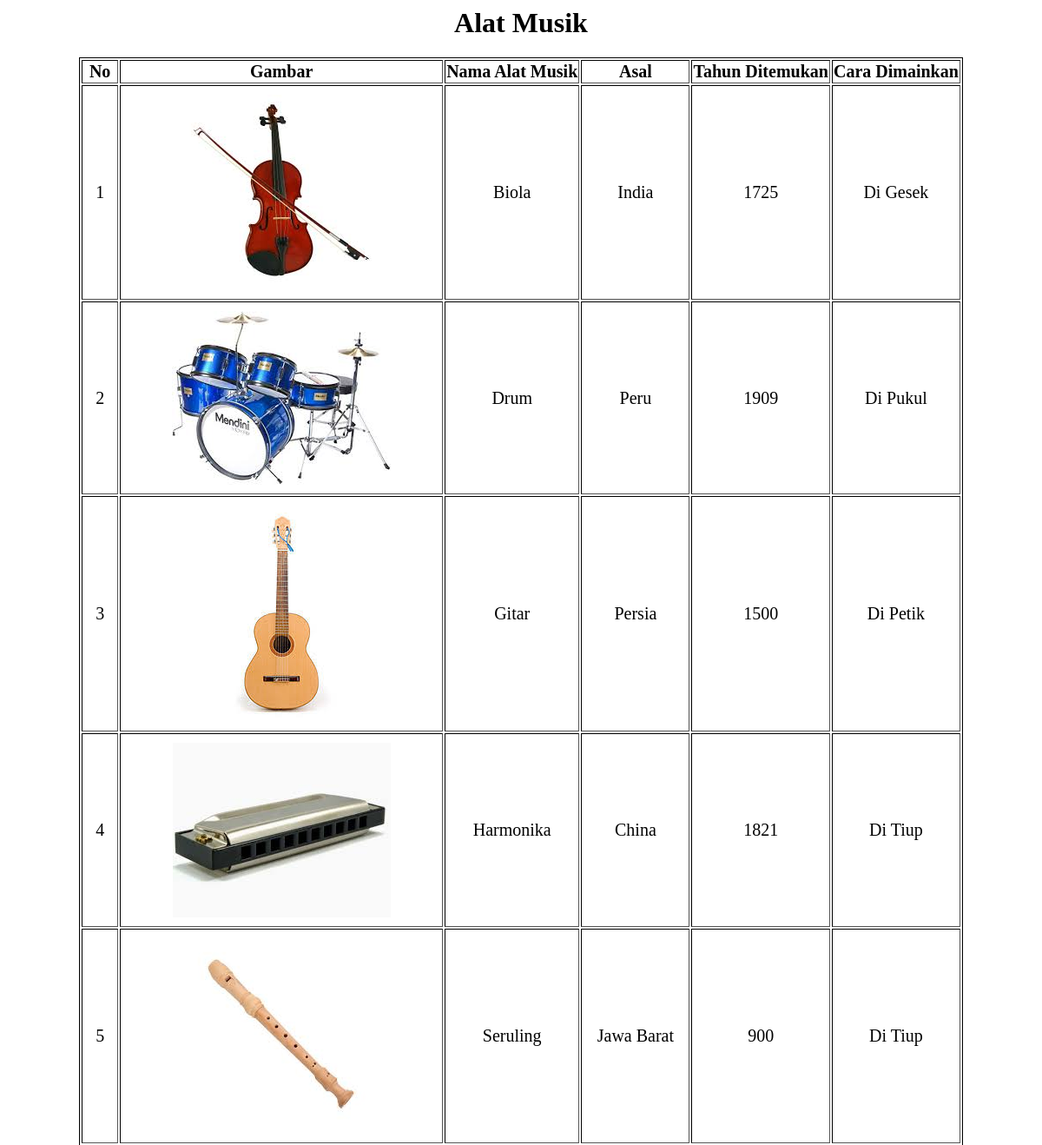
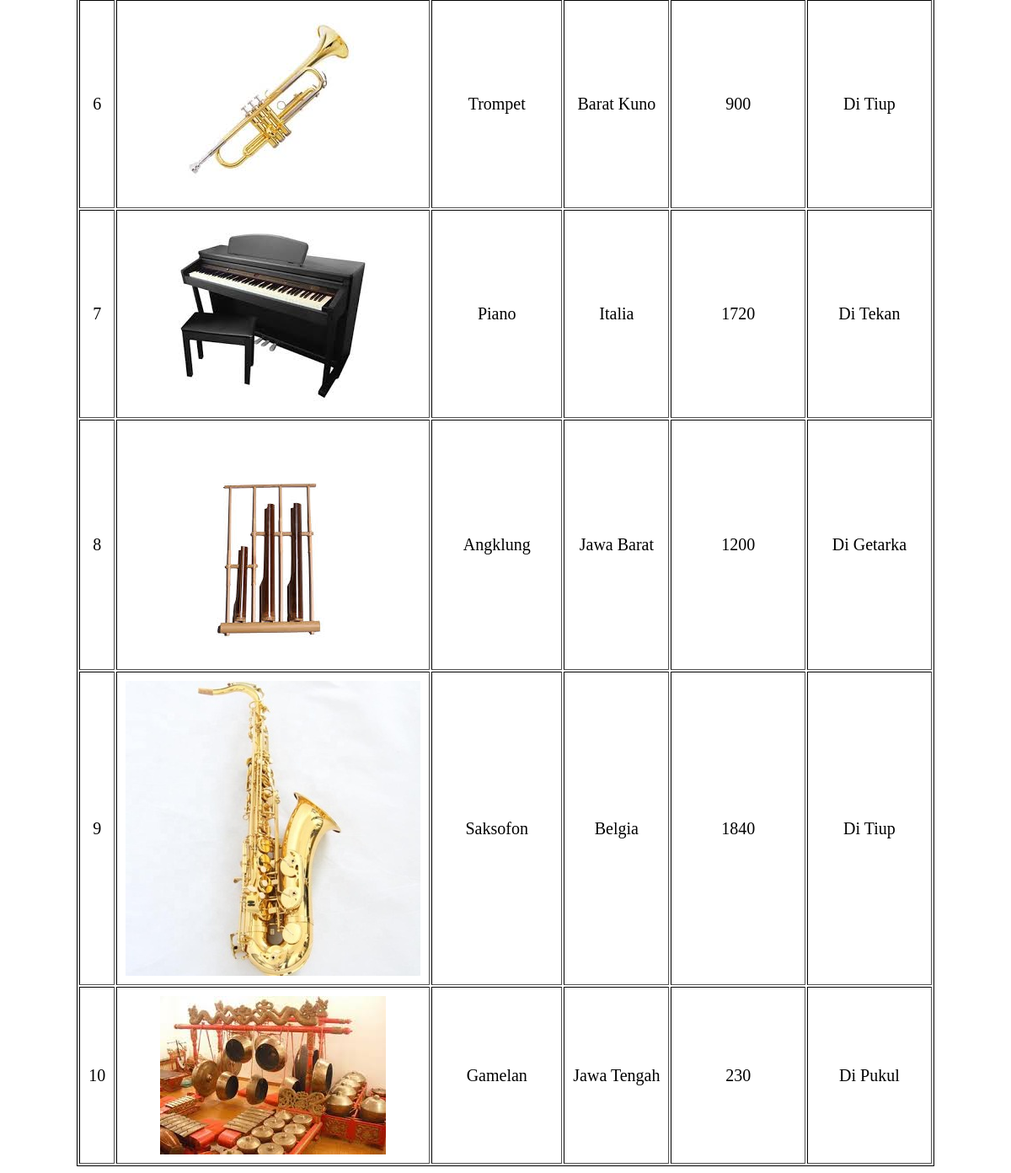
The page /praktikum/P5_PW_193040069/latihan5b/index.php on the database its author committed (2 pictures, top to bottom).
### tables this page shows
CREATE TABLE `musik` (
  `id` int(11) NOT NULL,
  `gambar` varchar(100) NOT NULL,
  `nama_alat_musik` varchar(25) NOT NULL,
  `asal` varchar(25) NOT NULL,
  `tahun_ditemukan` varchar(4) NOT NULL,
  `cara_dimainkan` varchar(10) NOT NULL
);

### praktikum/P5_PW_193040069/latihan5b/php/functions.php (called while the page is built)
<?php
    function koneksi()
    {
        $conn = mysqli_connect("localhost", "root", "") or die("koneksi ke DB gagal");
        mysqli_select_db($conn, "tubes") or die("Database Salah!");
        return $conn;
    }
    function query($sql)
    {
        $conn = koneksi();
        $result = mysqli_query($conn, "$sql");
        $rows = [];
        while ($row = mysqli_fetch_assoc($result))
        {
            $rows[] = $row;
        }
        return $rows;
    }
?>

### praktikum/P5_PW_193040069/latihan5b/index.php (the view, shortened to what this page needs)
<?php
    require 'php/functions.php';
    $alatmusik = query("SELECT*FROM musik")
?>
<html>
    <head>
        <link rel="stylesheet" href="css/styleB.css" type="text/css">
    </head>
    <body>
        <h1>Alat Musik</h1>
        <center>
        <table border="1px">
            <tr>
                <th>No</th>
                <th>Gambar</th>
                <th>Nama Alat Musik</th>
                <th>Asal</th>
                <th>Tahun Ditemukan</th>
                <th>Cara Dimainkan</th>
            </tr>
            <?php foreach($alatmusik as $b) : ?>
            <tr>
                <td><?= $b["id"]; ?></td>
                <td><img src="assets/img/<?= $b["gambar"]; ?>"></td>
                <td><?= $b["nama_alat_musik"]; ?></td>
                <td><?= $b["asal"]; ?></td>
                <td><?= $b["tahun_ditemukan"]; ?></td>
                <td><?= $b["cara_dimainkan"]; ?></td>
            </tr>
            <?php endforeach; ?>
        </table>
		</center>
    </body>
</html>

### praktikum/P5_PW_193040069/latihan5b/css/styleB.css (style rules this page uses)
table { border : 1px solid black; text-align : center; font-size : 20px; align : center; }
td { padding : 10px; }
h1 { text-align : center; }

### rows shown on the page
musik: id "1", gambar (picture), nama_alat_musik "Biola", asal "India", tahun_ditemukan "1725", cara_dimainkan "Di Gesek"
musik: id "2", gambar (picture), nama_alat_musik "Drum", asal "Peru", tahun_ditemukan "1909", cara_dimainkan "Di Pukul"
musik: id "3", gambar (picture), nama_alat_musik "Gitar", asal "Persia", tahun_ditemukan "1500", cara_dimainkan "Di Petik"
musik: id "4", gambar (picture), nama_alat_musik "Harmonika", asal "China", tahun_ditemukan "1821", cara_dimainkan "Di Tiup"
musik: id "5", gambar (picture), nama_alat_musik "Seruling", asal "Jawa Barat", tahun_ditemukan "900", cara_dimainkan "Di Tiup"
musik: id "6", gambar (picture), nama_alat_musik "Trompet", asal "Barat Kuno", tahun_ditemukan "900", cara_dimainkan "Di Tiup"
musik: id "7", gambar (picture), nama_alat_musik "Piano", asal "Italia", tahun_ditemukan "1720", cara_dimainkan "Di Tekan"
musik: id "8", gambar (picture), nama_alat_musik "Angklung", asal "Jawa Barat", tahun_ditemukan "1200", cara_dimainkan "Di Getarka"
musik: id "9", gambar (picture), nama_alat_musik "Saksofon", asal "Belgia", tahun_ditemukan "1840", cara_dimainkan "Di Tiup"
musik: id "10", gambar (picture), nama_alat_musik "Gamelan", asal "Jawa Tengah", tahun_ditemukan "230", cara_dimainkan "Di Pukul"
